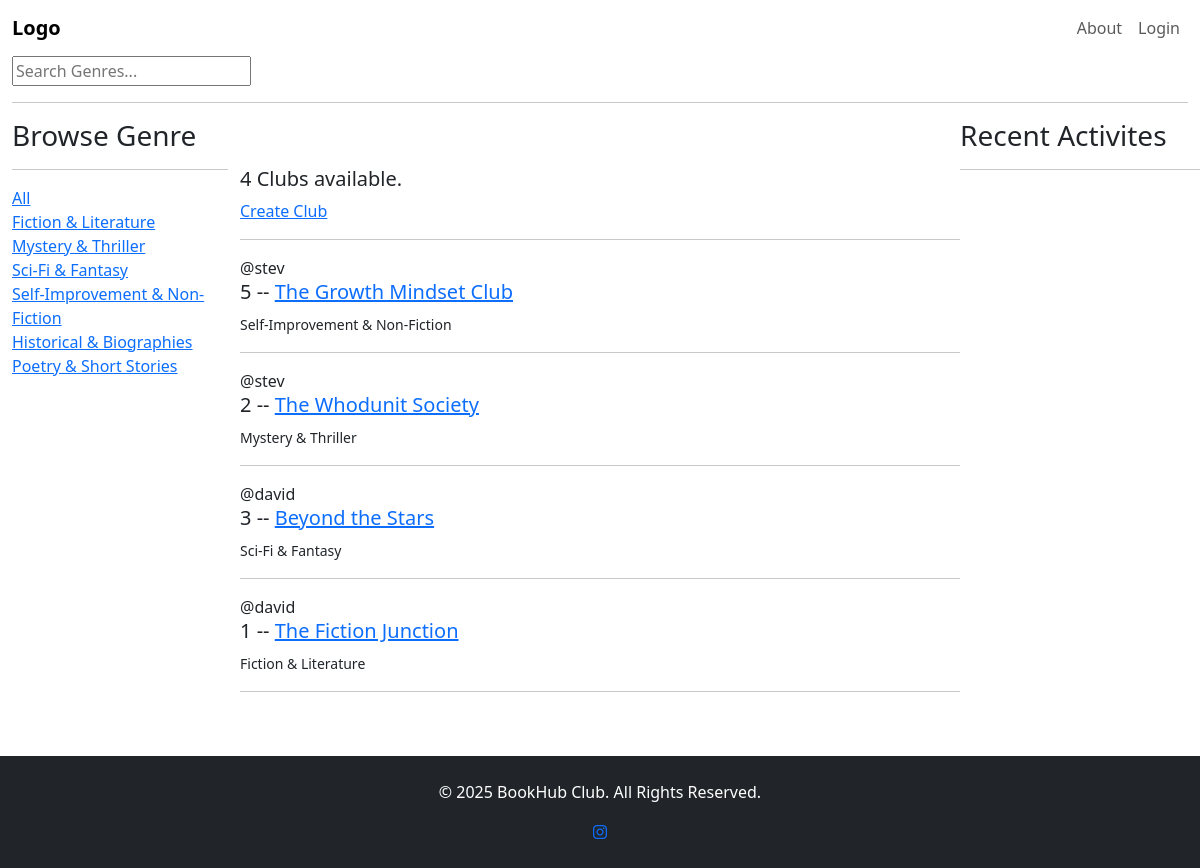
/, run on an earlier commit of the app's database.
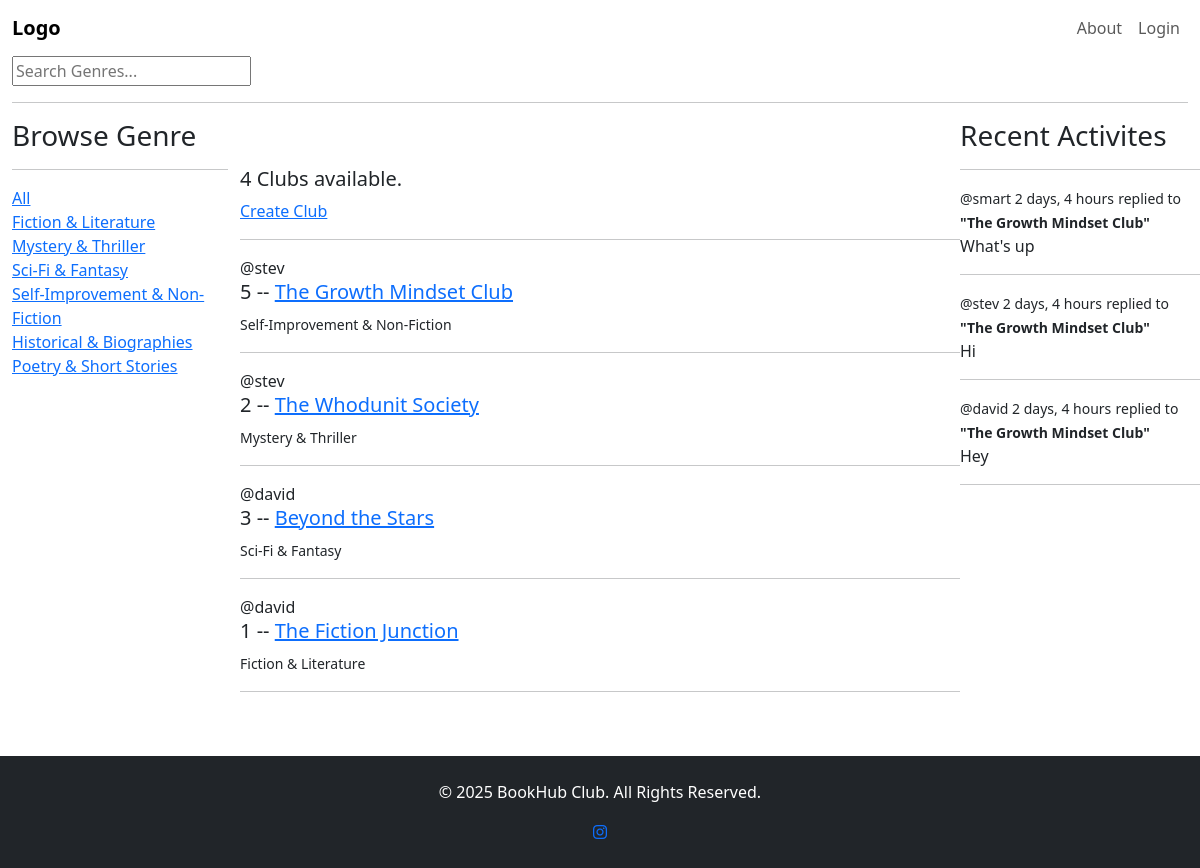
And on a later commit of the database.
### base/models.py (models this page shows, shortened)
class Genre(models.Model):
    name = models.CharField(max_length=200)

class Club(models.Model):
    host = models.ForeignKey(User, on_delete=models.SET_NULL, null=True)
    genre = models.ForeignKey(Genre, on_delete=models.SET_NULL, null=True)
    name = models.CharField(max_length=200)
    description = models.TextField(null=True, blank=True)
    rules = models.TextField(null=True, blank=True)
    participants = models.ManyToManyField(User, related_name='participants', blank=True)
    updated = models.DateTimeField(auto_now=True)
    created = models.DateTimeField(auto_now_add=True)
    class Meta:
        ordering = ['-updated', '-created']
    def __str__(self):
        return self.name

class Message(models.Model):
    user = models.ForeignKey(User, on_delete=models.CASCADE)
    club = models.ForeignKey(Club, on_delete=models.CASCADE)
    body = models.TextField()
    updated = models.DateTimeField(auto_now=True)
    created = models.DateTimeField(auto_now_add=True)
    class Meta:
        ordering = ['-updated', '-created']
    def __str__(self):
        return self.body[0:50]

### base/views.py (the view)
# urls.py: path('', views.home, name='home'),
def home(request):
    q = request.GET.get('q') if request.GET.get('q') != None else ''
    clubs = Club.objects.filter(
        Q(genre__name__icontains=q) |
        Q(name__icontains=q) |
        Q(description__icontains=q)
    )
    genres = Genre.objects.all()
    club_count = clubs.count()
    club_messages = Message.objects.all()
    context = {"clubs": clubs, 'genres': genres, 'club_count': club_count, 'club_messages': club_messages}
    return render(request, 'base/home.html', context)

### base/templates/base/home.html (shortened to what this page needs)
{% extends 'main.html' %}
{% block content %}
<div class="home-container">
    <section id="browse">
        <div class="container">
            <h3>Browse Genre</h3>
            <hr>
            <div>
                <a href="{% url 'home' %}">All</a>
            </div>
            <div>
                {% for genre in genres %}
                <div>
                    <a href="{% url 'home' %}?q={{genre.name}}">{{genre.name}}</a>
                </div>
                {% endfor %}
            </div>
        </div>
    </section>
        <section id="clublist" class="py-5">
            <div>
                {% if club_count > 1 %}
                <h5>{{club_count}} Clubs available.</h5>
                {% else %}
                <h5>{{club_count}} Club available.</h5>
                {% endif %}
                <a href="{% url 'create-club' %}">Create Club</a>
                <hr>
                <div>
                    {% for club in clubs %}
                    <div>
                        <span>@{{club.host.username}}</span>
                        <h5>{{club.id}} -- <a href="{% url 'club' club.id %}">{{club.name}}</a></h5>
                        <small>{{club.genre.name}}</small>
                        <hr>
                    </div>
                    {% endfor %}
                </div>
            </div>
        </section>
        <section id="activities">
            <div>
                <h3>Recent Activites</h3>
                <hr>
                {% for message in club_messages %}
                <small>@{{message.user}} {{message.created|timesince}}</small>
                <small>replied to <b>"{{message.club}}"</b></small>
                <p>{{message}}</p>
                <hr>
                {% endfor %}
            </div>
        </section>
    </div>
    <footer class="py-4 bg-dark text-white text-center">
        <div class="container">
            <p>&copy; 2025 BookHub Club. All Rights Reserved.</p>
            <a href="https://instagram.com/ola_da.vid?igshid=OGY3MTU30GY1Mw==" target="_blank" class="social-icon"><i class="fa-brands fa-instagram"></i></a>
        </div>
    </footer>
{% endblock content %}

### templates/main.html (shortened to what this page needs)
<!DOCTYPE html>
<html lang="en">
<head>
    <link rel="stylesheet" href="https://cdn.jsdelivr.net/npm/bootstrap@5.3.0/dist/css/bootstrap.min.css">
    <link rel="stylesheet" href="https://cdnjs.cloudflare.com/ajax/libs/font-awesome/6.0.0-beta3/css/all.min.css">
</head>
<body>
    {% include 'navbar.html' %}
    {% block content %}
    {% endblock content %}
</body>
</html>

### templates/navbar.html (shortened to what this page needs)
<nav class="navbar navbar-expand-lg bg-transparent">
    <div class="container-fluid">
        <a class="navbar-brand" style="font-weight: bold;" href="/">Logo</a>
        <div class="collapse navbar-collapse" id="navbarNav">
            <ul class="navbar-nav ms-auto">
                <li class="nav-item">
                    <a class="nav-link" href="#about">About</a>
                </li>
                <li class="nav-item">
                    {% if request.user.is_authenticated %}
                    <a class="nav-link" href="{% url 'logout' %}">Logout</a>
                    {% else %}
                    <a class="nav-link" href="{% url 'login' %}">Login</a>
                    {% endif %}
                </li>
            </ul>
        </div>
    </div>
</nav>
<div class="container-fluid">
    <form action="{% url 'home' %}" method="GET">
        <input type="text" name="q" placeholder="Search Genres...">
    </form>
    <hr>
</div>

### base/templates/base/home.html (style rules this page uses)
.home-container { display: grid; grid-template-columns: 1fr 3fr 1fr; }

What changed in the data, as far as the page shows it:
added Message: user "smart", created "2 days, 4 hours", club "The Growth Mindset Club", body "What's up"
added Message: user "stev", created "2 days, 4 hours", club "The Growth Mindset Club", body "Hi"
added Message: user "david", created "2 days, 4 hours", club "The Growth Mindset Club", body "Hey"
